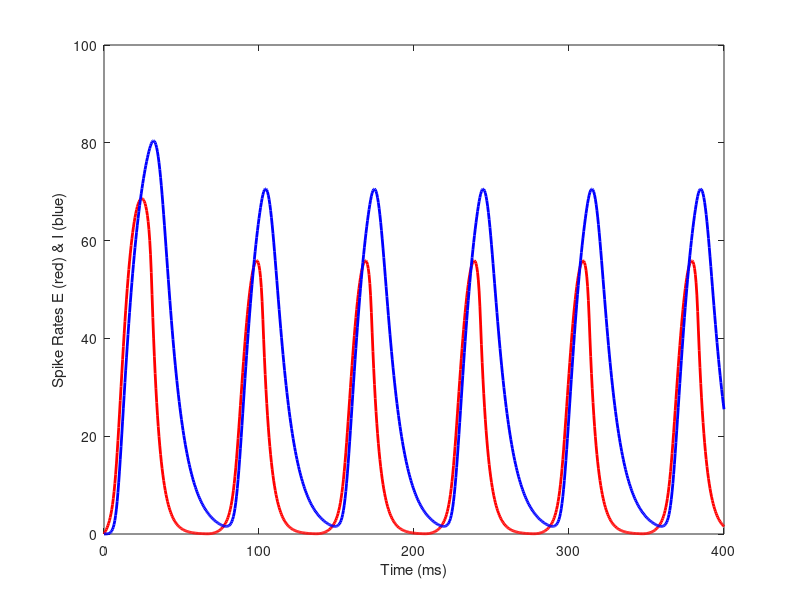
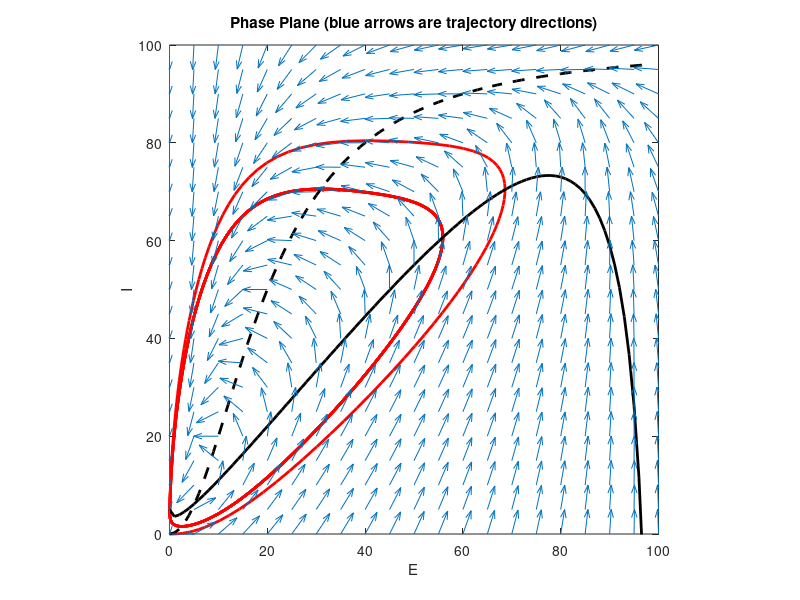

Reproduce these figures in MATLAB, in order.
%Fourth Order Runge-Kutta for N-Dimensional Systems
clear all; hold off; clc; close all;
Total_Equations = 2;  %Solve for this number of interacting Neurons
DT = 0.5;  %Time increment as fraction of time constant
Final_Time = 400;   %Final time value for calculation
Last = Final_Time/DT + 1;  %Last time step
Time = DT*[0:Last-1];  %Time vector
Tau = 5;  %Neural time constants in msec
TauI = 10;
WTS = [1 2 2 1];  %Runge-Kutta Coefficient weights
for NU = 1:Total_Equations;  %Initialize
	X(NU, :) = zeros(1, Last);  %Vector to store response of Neuron #1
	K(NU, :) = zeros(1, 4);  %Runge-Kutta terms	
	X(1, 1) = 0;  %Initial conditions here if different from zero
	X(2, 1) = 0;  %Initial conditions here if different from zero
	Weights(NU, :) = WTS;  %Make into matrix for efficiency in main loop
end;
Wt2 = [0 .5 .5 1];  %Second set of RK weights
rkIndex = [1 1 2 3];
Stim = input('Stimulus K = ');
T1 = clock;
for T = 2:Last;
  for rk = 1:4  %Fourth Order Runge-Kutta
	XH = X(:, T-1) + K(:, rkIndex(rk))*Wt2(rk);
	Tme =Time(T-1) + Wt2(rk)*DT;  %Time upgrade
		
 	PSP1 = Stim + 1.6*XH(1) - XH(2);
	PSP1 = PSP1*(PSP1 > 0);
	K(1, rk) = DT/Tau*(-XH(1) + 100*PSP1^2/(30^2 + PSP1^2));  %Your Equation Here
  	K(2, rk) = DT/TauI*(-XH(2) + 100*(1.5*XH(1))^2/(30^2 + (1.5*XH(1))^2));    %Your Equation Here

 end;
	X(:, T) = X(:, T-1) + sum((Weights.*K)')'/6;  %Most efficient with weight matrix
end;
Calculation_Time = etime(clock, T1)
whitebg('w');
Xiso = 0:1:99;  %X for Isoclines
Isocline1 = 1.6*Xiso + Stim - 30*sqrt(Xiso./(100 - Xiso));
Isocline2 = 100*(1.5*Xiso).^2./(30^2 + (1.5*Xiso).^2);
figure(1); Za = plot(Time, X(1, :), 'r-', Time, X(2, :), 'b-'); set(Za, 'LineWidth', 2)
xlabel('Time (ms)'); ylabel('Spike Rates E (red) & I (blue)');
figure(2); Zb = plot(X(1, :), X(2, :), '-r', Xiso, Isocline1, '-k', Xiso, Isocline2, '--k'); set(Zb, 'LineWidth', 2); axis square;
axis([0 100 0 100]);
xlabel('E'); ylabel('I'); title('Phase Plane (blue arrows are trajectory directions)');
hold on;
[XX, Y] = meshgrid(0:5:100);
P1 = Stim + 1.6*XX - Y;
P1 = P1.*(P1 > 0);
DX = -XX + 100*(P1.^2)./(30^2 + P1.^2);
P2 = 1.5*XX;
DY = -Y + 100*(P2.^2)./(30^2 + P2.^2);
Scale = 1./sqrt((DX.^2 + DY.^2));
DX = DX.*Scale;
DY = DY.*Scale;
quiver(XX, Y, DX, DY, 0.75);
hold off;
